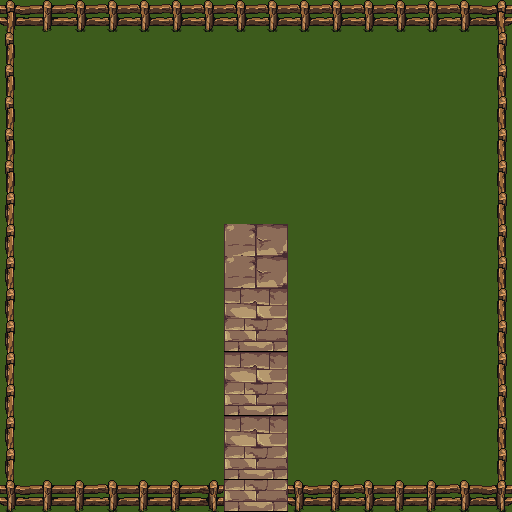

This game map was drawn from its Tiled (.tmx) file and the tilesets committed beside it. A one-line description and the full map source follow:
An orthogonal 16x16 tile map with 32x32 px tiles, 2 tile layers (Ground, Walls).

<map version="1.4" tiledversion="1.4.3" orientation="orthogonal" renderorder="right-down" width="16" height="16" tilewidth="32" tileheight="32" infinite="0" nextlayerid="3" nextobjectid="1">
 <tileset firstgid="1" source="Grassland.tsx" />
 <layer id="1" name="Ground" width="16" height="16">
  <data encoding="csv">
3074,3074,3074,3074,3074,3075,3075,3075,3075,3075,3075,3075,3075,3075,3139,3139,
3138,3138,3138,3138,3138,3139,3139,3139,3139,3139,3139,3139,3139,3139,3203,3203,
3202,3202,3202,3202,3202,3203,3203,3203,3203,3203,3203,3203,3203,3203,3139,3075,
3202,3202,3202,3202,3202,3203,3203,3203,3203,3203,3203,3203,3203,3203,3203,3139,
3074,3075,3139,3203,3138,3138,3202,3202,3202,3202,3202,3202,3202,3203,3203,3203,
3075,3075,3074,3074,3202,3202,3202,3074,3202,3074,3202,3202,3202,3202,3203,3075,
3075,3139,3138,3138,3138,3138,3138,3138,3202,3138,3202,3203,3203,3139,3139,3139,
3075,3074,3202,3202,3202,3202,3202,3316,3317,3139,3074,3074,3074,3074,3074,3074,
3074,3074,3075,3074,3138,3138,3138,3316,3317,3074,3074,3074,3074,3074,3138,3138,
3074,3075,3075,3138,3202,3202,3202,3188,3189,3139,3074,3074,3074,3074,3074,3074,
3074,3075,3139,3202,3203,3203,3203,3252,3253,3074,3074,3074,3074,3074,3138,3138,
3074,3075,3074,3074,3074,3074,3074,3188,3189,3138,3138,3138,3138,3138,3202,3202,
3074,3074,3075,3138,3138,3138,3138,3252,3253,3202,3202,3202,3202,3202,3203,3203,
3074,3075,3075,3202,3202,3202,3202,3188,3189,3203,3203,3203,3203,3203,3203,3139,
3074,3074,3074,3074,3074,3074,3074,3252,3253,3138,3138,3138,3138,3202,3202,3203,
3138,3138,3138,3138,3138,3138,3138,3252,3253,3202,3202,3202,3202,3202,3203,3203
</data>
 </layer>
 <layer id="2" name="Walls" width="16" height="16">
  <data encoding="csv">
3644,3580,3581,3581,3581,3581,3581,3581,3581,3581,3581,3581,3581,3581,3581,3645,
3706,0,0,0,0,0,0,0,0,0,0,0,0,0,0,3711,
3706,0,0,0,0,0,0,0,0,0,0,0,0,0,0,3711,
3706,0,0,0,0,0,0,0,0,0,0,0,0,0,0,3711,
3706,0,0,0,0,0,0,0,0,0,0,0,0,0,0,3711,
3706,0,0,0,0,0,0,0,0,0,0,0,0,0,0,3711,
3770,0,0,0,0,0,0,0,0,0,0,0,0,0,0,3711,
3770,0,0,0,0,0,0,0,0,0,0,0,0,0,0,3711,
3770,0,0,0,0,0,0,0,0,0,0,0,0,0,0,3711,
3770,0,0,0,0,0,0,0,0,0,0,0,0,0,0,3711,
3770,0,0,0,0,0,0,0,0,0,0,0,0,0,0,3711,
3770,0,0,0,0,0,0,0,0,0,0,0,0,0,0,3711,
3770,0,0,0,0,0,0,0,0,0,0,0,0,0,0,3711,
3770,0,0,0,0,0,0,0,0,0,0,0,0,0,3701,3711,
3770,0,0,0,0,0,0,0,0,0,0,0,0,0,3765,3711,
3836,3580,3580,3581,3580,3580,3582,3896,3897,3579,3580,3581,3580,3580,3581,3837
</data>
 </layer>
</map>
